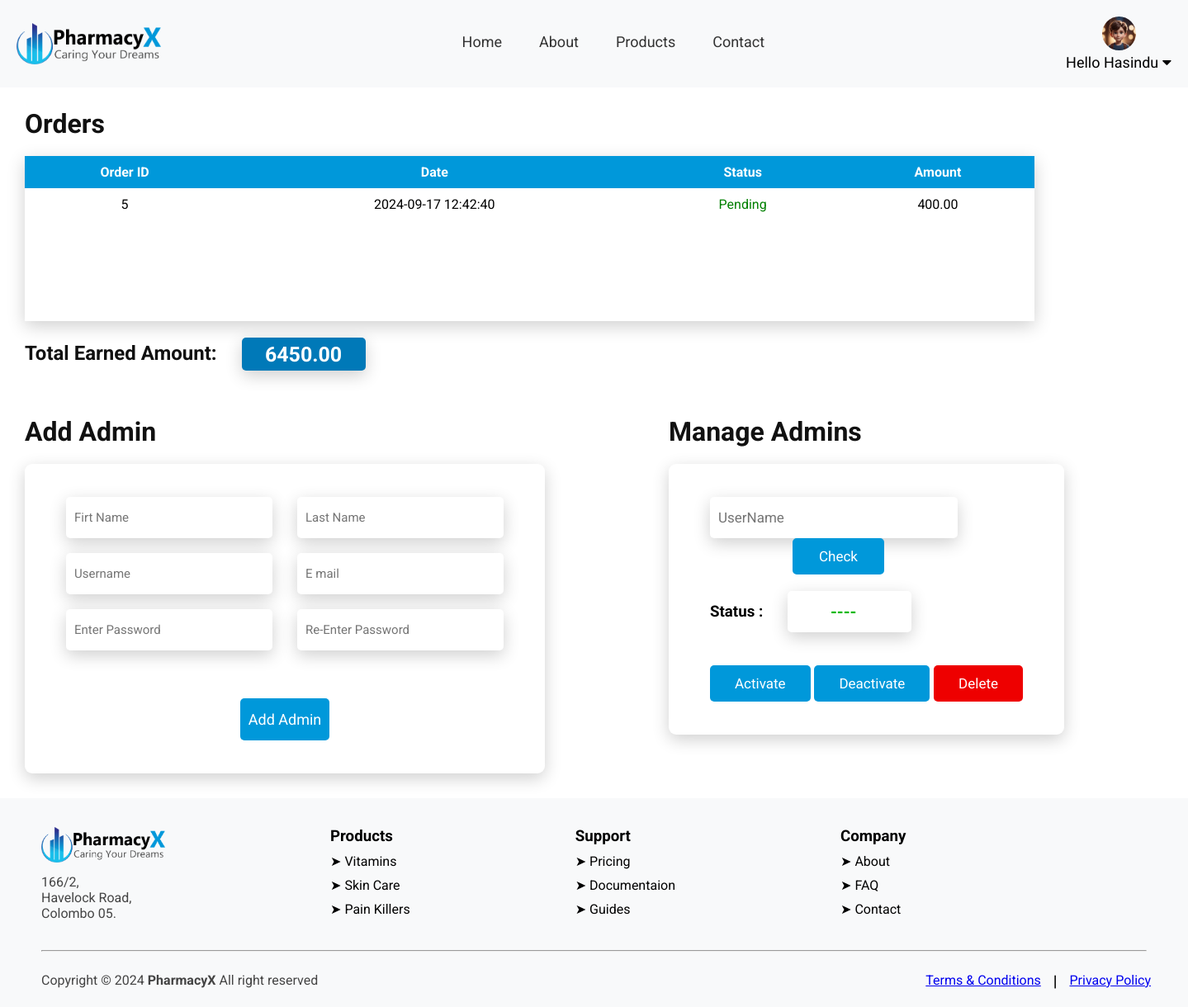
The page /manager_DB.php (signed in) on the database its author committed.
### tables this page shows
CREATE TABLE `Orders` (
  `order_id` int(11) NOT NULL,
  `user_name` varchar(100) DEFAULT NULL,
  `order_status` enum('Pending','Shipped','Delivered') DEFAULT 'Pending',
  `order_type` enum('Prescription','General') DEFAULT NULL,
  `qty` int(11) DEFAULT NULL,
  `receiver_name` varchar(255) DEFAULT NULL,
  `street` varchar(100) DEFAULT NULL,
  `city` varchar(100) DEFAULT NULL,
  `postal_code` varchar(10) DEFAULT NULL,
  `prescription_url` varchar(255) DEFAULT NULL,
  `product_id` int(11) DEFAULT NULL,
  `Order_total` decimal(10,2) DEFAULT NULL,
  `order_date` timestamp NOT NULL DEFAULT current_timestamp()
);

### manager_DB.php (the view, shortened to what this page needs)
<?php
$AdminStatus = '----';
$inputValue = '';
$sql = "SELECT SUM(Order_total) AS totalAmount FROM orders";
$result = mysqli_query($Connection, $sql);
if(mysqli_num_rows($result) > 0){
  $row = mysqli_fetch_assoc($result);
  $totalAmount = $row['totalAmount'];
}
?>
<!DOCTYPE html>
<html lang="en">
<head>
  <link rel="stylesheet" href="./CSS/index.css">
  <link rel="stylesheet" href="./CSS/manager_DB.css">
</head>
<body>
  <?php include("./header.php"); ?>
  <div class="manager-dashboard-container">
    <div class="orders-container">
      <h1 class="manager-headings">Orders</h1>
      <div class="order-table-container">
          <table class="order-table">
            <tr>
              <th class="order-table-heading">Order ID</th>
              <th class="order-table-heading">Date</th>
              <th class="order-table-heading">Status</th>
              <th class="order-table-heading">Amount</th>
            </tr>
            <?php
              $sql = "SELECT order_id,order_status,order_date,Order_total FROM orders;";
              $result = mysqli_query($Connection, $sql);
              if(mysqli_num_rows($result) > 0){
                while($row = $result -> fetch_assoc()){
                  $orderId = $row['order_id'];
                  $date = $row['order_date'];
                  $status = $row['order_status'];
                  $total = $row['Order_total'];
                }
                echo "<tr>
                        <td>$orderId</td>
                        <td>$date</td>
                        <td class=status-result>$status</td>
                        <td>$total</td>
                      </tr>";
            }else{
              echo "<tr>
                      <td colspan = '8'>No Orders Found</td>
                    </tr>";
            }
            ?>
          </table>
      </div>
    </div>
    <div class="total-amount-container">
      <h2 class="total-amount-heading">Total Earned Amount: </h2>
      <div  class="total-amount-show-box">
        <h3 class="total-amount"><?php echo $totalAmount ?></h3>
      </div>
    </div>
    <div class="manage-admin-container">
      <div class="add-admin-container">
        <h1 class="manager-headings">Add Admin</h1>
        <div class="admin-form-container">
          <form action="manager_DB.php" method="POST">
            <div class="admin-form">
              <div class="form-rows">
                <input type="text" class="form-input-box" placeholder="Firt Name" name="firstname">
                <input type="text" class="form-input-box-right" placeholder="Last Name" name="lastname">
              </div>
              <div class="form-rows">
                <input type="text" class="form-input-box" placeholder="Username" name="username">
                <input type="text" class="form-input-box-right" placeholder="E mail" name="email">
              </div>
              <div class="form-rows">
                <input type="password" class="form-input-box" placeholder="Enter Password" name="userpassword">
                <input type="password" class="form-input-box-right" placeholder="Re-Enter Password">
              </div>
              <div class="add-admin-button-container">
                <button type="submit" class="add-admin-button" name="addAdmin">Add Admin</button>
              </div>
            </div>
          </form>
        </div>
      </div>
      <div class="control-admins">
        <h1 class="check-admin-heading">Manage Admins</h1>
        <div class="control-admin-form">
          <form action="manager_DB.php" method="POST">
            <div class="check-admin">
                <input type="text" class="check-admin-input" placeholder="UserName" name="adminInput" value= "<?php echo $inputValue; ?>">
                <button type="submit" class="check-admin-button" name="check">Check</button>
            </div>
            <div class="admin-satus-container">
              <h3 class="status-heading">Status : </h3>
              <div class="admin-status"><?php echo $AdminStatus ?></div>
            </div>
            <div class="admin-control-buttons">
              <button class="activate" name="activate">Activate</button>
              <button class="deactivate" name="deactivate">Deactivate</button>
              <button class="delete" name="delete">Delete</button>
            </div>
          </form>
        </div>
      </div>
    </div>
  </div>
  <?php include("./footer.php"); ?>
</body>
</html>

### CSS/index.css (style rules this page uses)
* { margin: 0; padding: 0; box-sizing: border-box; font-family: "Roboto"; }
h1 { color: #111111; }
h2 { color: #111111; }

### CSS/manager_DB.css (style rules this page uses)
.manager-dashboard-container { margin-right: auto; margin-left: auto; }
.manager-headings, .total-amount-heading { margin-left: 30px; margin-bottom: 20px; margin-top: 25px; }
.order-table-container { border-style: none; height: 200px; width: 85%; margin-left: 30px; margin-right: 30px; box-shadow: 0 6px 20px 0 rgba(0, 0, 0, 0.19); overflow: scroll; }
.order-table { width: 100%; text-align: center; border-collapse: collapse; }
.order-table-container table tr:nth-child(odd) { background-color: #f2f2f2; }
tr,th,td { padding: 10px; }
.order-table-heading { background-color: #0098DA; color: white; }
.status-result { color: green; }
.total-amount-container { display: flex; }
.total-amount-show-box { background-color: #0079B8; display: flex; justify-content: center; align-items: center; width: 150px; height: 40px; border-radius: 5px; margin-left: 30px; margin-top: 20px; margin-bottom: 30px; box-shadow: 0 6px 20px 0 rgba(0, 0, 0, 0.19); }
.total-amount { font-size: 25px; color: white; }
.manage-admin-container { display: flex; justify-content: space-around; }
.admin-form-container { display: flex; }
.admin-form { border-style: none; box-shadow: 0 6px 20px 0 rgba(0, 0, 0, 0.19); padding: 40px 50px 40px 50px; margin-left: 30px; margin-bottom: 30px; border-radius: 9px; }
.form-input-box, .form-input-box-right { margin-bottom: 18px; font-size: 15px; padding: 8px 25px 8px 10px; border-radius: 5px; border-style: none; width: 250px; height: 50px; box-shadow: 0 6px 20px 0 rgba(0, 0, 0, 0.19); }
.form-input-box-right { margin-left: 30px; }
.form-rows { display: flex; }
.add-admin-button-container { display: flex; justify-content: center; }
.add-admin-button { padding: 15px 10px 15px 10px; margin-top: 40px; border-style: none; border-radius: 5px; background-color: #0098DA; color: #fff; font-size: 18px; transition: 0.5s; cursor: pointer; }
.control-admins { margin-left: 150px; }
.check-admin-heading { margin-bottom: 20px; margin-top: 25px; }
.control-admin-form { border-style: none; box-shadow: 0 6px 20px 0 rgba(0, 0, 0, 0.19); padding: 40px 50px 40px 50px; margin-bottom: 30px; margin-right: 150px; border-radius: 9px; }
.check-admin-input { font-size: 17px; padding: 8px 25px 8px 10px; border-radius: 5px; border-style: none; width: 300px; height: 50px; box-shadow: 0 6px 20px 0 rgba(0, 0, 0, 0.19); }
.check-admin-button { border-style: solid; border-color: #0098DA; border-radius: 5px; background-color: #0098DA; color: white; font-size: 17px; padding: 10px 30px 10px 30px; margin-left: 100px; transition: 0.5s; cursor: pointer; }
.admin-satus-container { display: flex; align-items: center; margin-top: 20px; }
.admin-status { display: flex; justify-content: center; align-items: center; font-size: 20px; font-weight: 700; color: rgb(0, 184, 0); padding: 8px 25px 8px 10px; border-radius: 5px; border-style: none; width: 150px; height: 50px; margin-left: 30px; box-shadow: 0 6px 20px 0 rgba(0, 0, 0, 0.19); }
.admin-control-buttons { display: flex; justify-content: space-between; margin-top: 40px; }
.activate, .deactivate, .delete { border-style: none; border-radius: 5px; background-color: #0098DA; color: white; font-size: 17px; padding: 12px 30px 12px 30px; transition: 0.5s; cursor: pointer; }
.delete { background-color: rgb(238, 0, 0); }

### CSS/partials.css (style rules this page uses)
* { margin: 0; padding: 0; box-sizing: border-box; font-family: "Roboto"; }

### rows shown on the page
orders: order_id "5", order_date "2024-09-17 12:42:40", order_status "Pending", Order_total "400.00"

### other values the page prints
$_SESSION['firstname'] "Hasindu"
$totalAmount "6450.00"
$AdminStatus "----"
